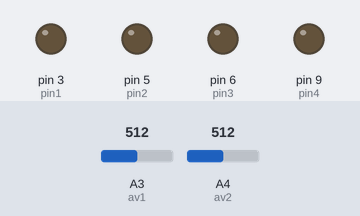
This sketch was run on a simulated Arduino Uno, built with avr-gcc and run on an emulated ATmega328P. On the bench: output pins drawn as LEDs (lit = HIGH). The test bench sets the inputs (shaded band); at power-on: A3 (av1) = 512, A4 (av2) = 512. What the sketch prints to the serial monitor is not drawn.

Above: at 1.2 s.
1.3 s: A3 (av1) set to 534
4.3 s: A3 (av1) set to 552
At 4.6 s:
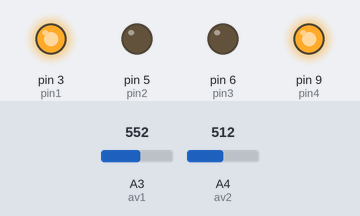
5.8 s: A3 (av1) set to 306
At 6.9 s:
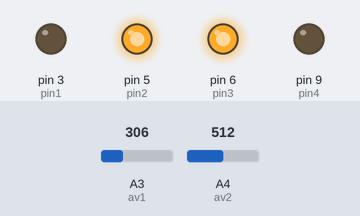
7.3 s: A3 (av1) set to 467
10.3 s: A3 (av1) set to 495
At 11.4 s:
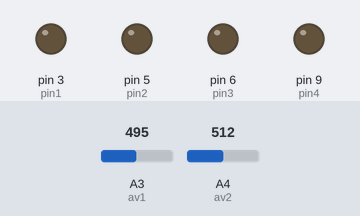
11.8 s: A4 (av2) set to 535
13.3 s: A4 (av2) set to 560
At 14.0 s:
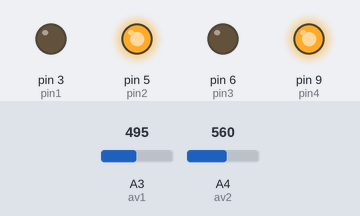
Timing chart, 0 to 15.8 s (numbered marks = the images above; inputs shaded):
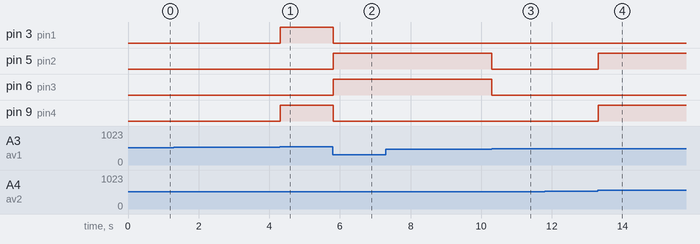

Measured:
- the behaviour switches between 542 and 543 on A3 (av1) (found by bisection; images 0 and 1)
- the behaviour switches between 482 and 483 on A3 (av1) (found by bisection; images 2 and 3)
- the behaviour switches between 542 and 543 on A4 (av2) (found by bisection; images 3 and 4)
- after the input at 1.3 s, every drawn part: stays the same
- after the input at 4.3 s, pin 3 (pin1), pin 9 (pin4): LOW → HIGH at once
- after the input at 5.8 s, pin 3 (pin1), pin 9 (pin4): HIGH → LOW at once; pin 5 (pin2), pin 6 (pin3): LOW → HIGH at once
- after the input at 7.3 s, every drawn part: stays the same
- after the input at 10.3 s, pin 5 (pin2), pin 6 (pin3): HIGH → LOW at once
- after the input at 11.8 s, every drawn part: stays the same
- after the input at 13.3 s, pin 5 (pin2), pin 9 (pin4): LOW → HIGH at once

The sketch:

gesture_control.ino
```cpp
//calibrate before moving uploading
int av1=A3;
int av2=A4;
int pin1=3;
int pin2=5;
int pin3=6;
int pin4=9;
int a,b,x,y;
void setup() {
 pinMode(pin1,OUTPUT);
 pinMode(pin2,OUTPUT);
 pinMode(pin3,OUTPUT);
 pinMode(pin4,OUTPUT);
 pinMode(av1,INPUT);
 pinMode(av2,INPUT);

 a=analogRead(av1);
 b=analogRead(av2);

 Serial.begin(9600);
}
void loop()
{
x=analogRead(av1);
y=analogRead(av2);
 if(x<a-30)
{
  Serial.println("left");
  left();
}
else if(x>a+30)
{
  Serial.println("right");
  right();
}
else if(y>b+30)
{
  Serial.println("backward");
  backward();
}
else if(y<b-30)
{
  Serial.println("forward");
  forward();
}
else if(x>a-30&&x<a+30&&y>b-30&&y<b+30)
{
  Serial.print("stop");
  wait();
}
}
void forward()
{
  digitalWrite(pin1,HIGH);
  digitalWrite(pin2,LOW);
  digitalWrite(pin3,HIGH);
  digitalWrite(pin4,LOW);
}
void backward()
{
  digitalWrite(pin1,LOW);
  digitalWrite(pin2,HIGH);
  digitalWrite(pin3,LOW);
  digitalWrite(pin4,HIGH);
}
void left()
{
  digitalWrite(pin1,LOW);
  digitalWrite(pin2,HIGH);
  digitalWrite(pin3,HIGH);
  digitalWrite(pin4,LOW);
}
void right()
{
  digitalWrite(pin1,HIGH);
  digitalWrite(pin2,LOW);
  digitalWrite(pin3,LOW);
  digitalWrite(pin4,HIGH);
}
void wait()
{
  digitalWrite(pin1,LOW);
  digitalWrite(pin2,LOW);
  digitalWrite(pin3,LOW);
  digitalWrite(pin4,LOW);
}
```
